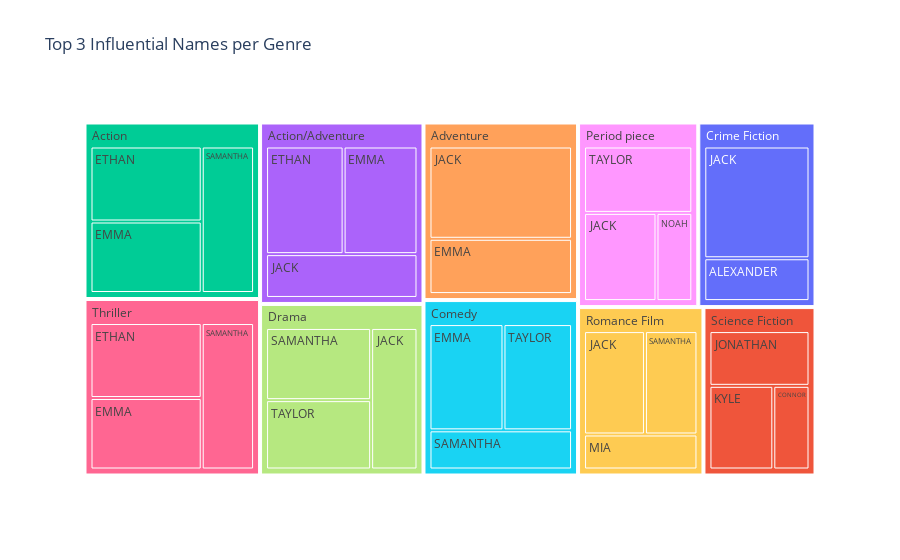

The notebook cell saved with this chart:
### Code cell
plot_treemap(top_names_by_genre)

### Figure 1 — Plotly figure (JSON) as saved in the notebook; plotly's stock layout.template omitted (floating-point values rounded to 4 significant figures)
{"data": [{"branchvalues": "total", "customdata": [["die hard", "Crime Fiction"], ["terminator 2: judgment day", "Science Fiction"], ["the avengers", "Action"], ["the avengers", "Action/Adventure"], ["the avengers", "Adventure"], ["the avengers", "Comedy"], ["the avengers", "Thriller"], ["mission: impossible ii", "Action"], ["mission: impossible ii", "Action/Adventure"], ["mission: impossible ii", "Thriller"], ["goldeneye", "Action/Adventure"], ["(?)", "Adventure"], ["apollo 13", "Drama"], ["titanic", "Period piece"], ["(?)", "Crime Fiction"], ["titanic", "Romance Film"], ["superman", "Science Fiction"], ["the terminator", "Science Fiction"], ["love actually", "Romance Film"], ["the notebook", "Period piece"], ["man on fire", "Action"], ["sixteen candles", "Comedy"], ["man on fire", "Drama"], ["sixteen candles", "Romance Film"], ["man on fire", "Thriller"], ["barton fink", "Comedy"], ["barton fink", "Drama"], ["(?)", "Action"], ["barton fink", "Period piece"], ["(?)", "Action/Adventure"], ["(?)", "Adventure"], ["(?)", "Comedy"], ["(?)", "Crime Fiction"], ["(?)", "Drama"], ["(?)", "Period piece"], ["(?)", "Romance Film"], ["(?)", "Science Fiction"], ["(?)", "Thriller"]], "domain": {"x": [0, 1], "y": [0, 1]}, "hovertemplate": "<b>%{label}</b><br>%{customdata[0]}<extra></extra>", "ids": ["Crime Fiction/ALEXANDER", "Science Fiction/CONNOR", "Action/EMMA", "Action/Adventure/EMMA", "Adventure/EMMA", "Comedy/EMMA", "Thriller/EMMA", "Action/ETHAN", "Action/Adventure/ETHAN", "Thriller/ETHAN", "Action/Adventure/JACK", "Adventure/JACK", "Drama/JACK", "Period piece/JACK", "Crime Fiction/JACK", "Romance Film/JACK", "Science Fiction/JONATHAN", "Science Fiction/KYLE", "Romance Film/MIA", "Period piece/NOAH", "Action/SAMANTHA", "Comedy/SAMANTHA", "Drama/SAMANTHA", "Romance Film/SAMANTHA", "Thriller/SAMANTHA", "Comedy/TAYLOR", "Drama/TAYLOR", "Action", "Period piece/TAYLOR", "Action/Adventure", "Adventure", "Comedy", "Crime Fiction", "Drama", "Period piece", "Romance Film", "Science Fiction", "Thriller"], "labels": ["ALEXANDER", "CONNOR", "EMMA", "EMMA", "EMMA", "EMMA", "EMMA", "ETHAN", "ETHAN", "ETHAN", "JACK", "JACK", "JACK", "JACK", "JACK", "JACK", "JONATHAN", "KYLE", "MIA", "NOAH", "SAMANTHA", "SAMANTHA", "SAMANTHA", "SAMANTHA", "SAMANTHA", "TAYLOR", "TAYLOR", "Action", "TAYLOR", "Action/Adventure", "Adventure", "Comedy", "Crime Fiction", "Drama", "Period piece", "Romance Film", "Science Fiction", "Thriller"], "marker": {"colors": ["#636efa", "#EF553B", "#00cc96", "#ab63fa", "#FFA15A", "#19d3f3", "#FF6692", "#00cc96", "#ab63fa", "#FF6692", "#ab63fa", "#FFA15A", "#B6E880", "#FF97FF", "#636efa", "#FECB52", "#EF553B", "#EF553B", "#FECB52", "#FF97FF", "#00cc96", "#19d3f3", "#B6E880", "#FECB52", "#FF6692", "#19d3f3", "#B6E880", "#00cc96", "#FF97FF", "#ab63fa", "#FFA15A", "#19d3f3", "#636efa", "#B6E880", "#FF97FF", "#FECB52", "#EF553B", "#FF6692"]}, "name": "", "parents": ["Crime Fiction", "Science Fiction", "Action", "Action/Adventure", "Adventure", "Comedy", "Thriller", "Action", "Action/Adventure", "Thriller", "Action/Adventure", "Adventure", "Drama", "Period piece", "Crime Fiction", "Romance Film", "Science Fiction", "Science Fiction", "Romance Film", "Period piece", "Action", "Comedy", "Drama", "Romance Film", "Thriller", "Comedy", "Drama", "", "Period piece", "", "", "", "", "", "", "", "", ""], "type": "treemap", "values": [8734.0, 6015.0, 14990.0, 14990.0, 14990.0, 14990.0, 14990.0, 15730.0, 15730.0, 15730.0, 12510.0, 25020.0, 12510.0, 12350.0, 22800.0, 12350.0, 10880.0, 10610.0, 7789.0, 6105.0, 14450.0, 10640.0, 14450.0, 10640.0, 14450.0, 13890.0, 13890.0, 45160.0, 13890.0, 43220.0, 40000.0, 39520.0, 31530.0, 40850.0, 32350.0, 30780.0, 27500.0, 45160.0]}], "layout": {"legend": {"tracegroupgap": 0}, "title": {"text": "Top 3 Influential Names per Genre"}}}
